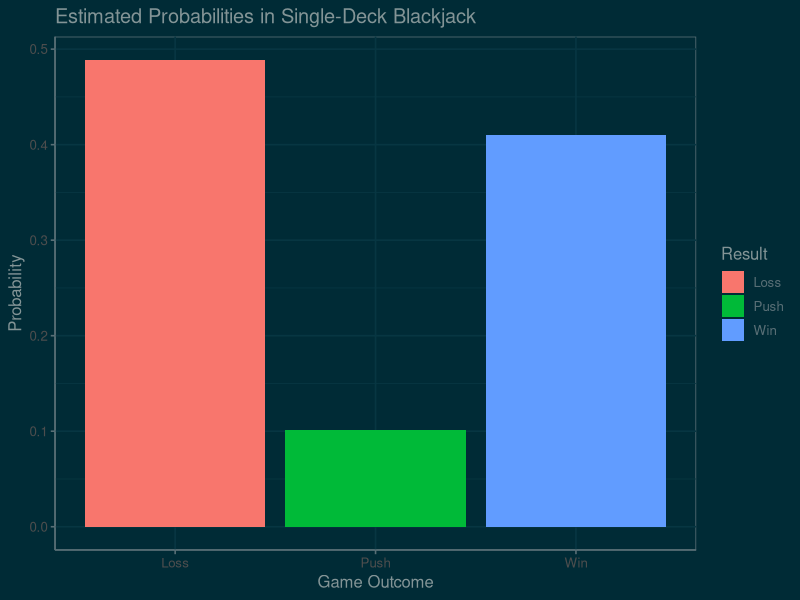

R code for this plot:
## ---- chunk 1
library(purrr)
library(ggthemes)

simulate_blackjack_game <- function() {

  deck <- c(rep(2:10, 4), rep(10, 12), rep(11, 4)) 
  deck <- sample(deck, length(deck), replace = FALSE)
  

  player_hand <- deck[1:2]
  dealer_hand <- deck[3:4]
  deck <- deck[-(1:4)] 
  hand_total <- function(hand) {
    total <- sum(hand)
    num_aces <- sum(hand == 11)
  
    while (total > 21 & num_aces > 0) {
      total <- total - 10
      num_aces <- num_aces - 1
    }
    
    return(total)
  }
  
 
  while (hand_total(player_hand) < 17) {
    player_hand <- c(player_hand, deck[1])  
    deck <- deck[-1] 
  }
  player_total <- hand_total(player_hand)
  

  while (hand_total(dealer_hand) < 17) {
    dealer_hand <- c(dealer_hand, deck[1]) 
    deck <- deck[-1] 
  }
  dealer_total <- hand_total(dealer_hand)

  if (player_total > 21) {
    return("Loss") 
  } else if (dealer_total > 21 | player_total > dealer_total) {
    return("Win") 
  } else if (player_total == dealer_total) {
    return("Push") 
  } else {
    return("Loss") 
  }
}


num_simulations <- 100000
results <- map_chr(1:num_simulations, ~ simulate_blackjack_game())


win_prob <- mean(results == "Win")
loss_prob <- mean(results == "Loss")
push_prob <- mean(results == "Push")


cat("Estimated probability of winning:", win_prob, "\n")
cat("Estimated probability of losing:", loss_prob, "\n")
cat("Estimated probability of a push (tie):", push_prob, "\n")


library(ggplot2)
df <- data.frame(Result = c("Win", "Loss", "Push"), Probability = c(win_prob, loss_prob, push_prob))

ggplot(df, aes(x = Result, y = Probability, fill = Result)) +
  geom_bar(stat = "identity") +
  labs(title = "Estimated Probabilities in Single-Deck Blackjack", y = "Probability", x = "Game Outcome") +
  theme_minimal() + theme_solarized(light = FALSE)
